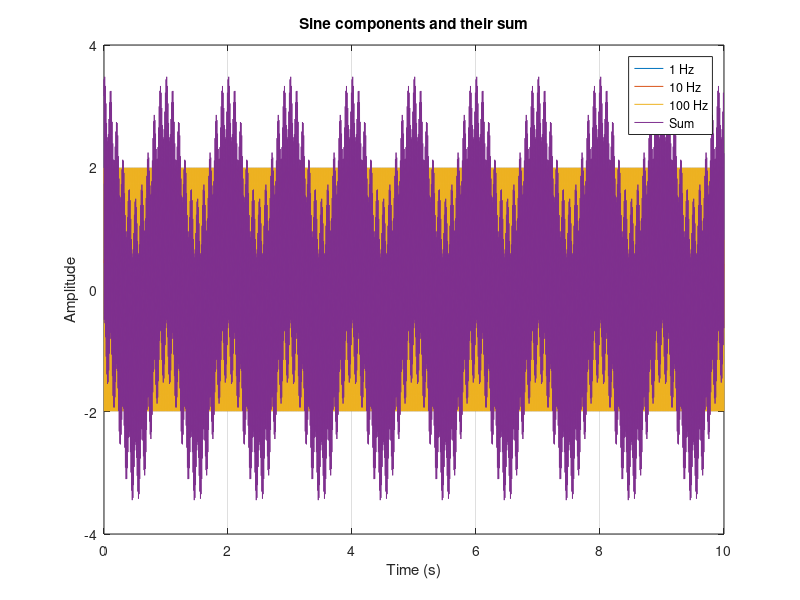

Reproduce this figure in MATLAB. (Note: this script raises an error after producing the figure.)
% Simple FFT demo: three sine waves + one-sided FFT
clear; close all; clc;

% ---- Setup: sampling ----
dt = 1e-3;
fs = 1/dt;
tf = 5;
t = 0:dt:10-dt;  % Time vector for 1 second duration
L = length(t);  % Length of the signal
Fs = fs;        % Sampling frequency
% ---- Signals: three sines ----
A1 = 1.0; f1 = 1;      s1 = A1*sin(2*pi*f1*t + pi/2);
A2 = 0.5; f2 = 10;     s2 = A2*sin(2*pi*f2*t + pi /3);
A3 = 2.0; f3 = 100;    s3 = A3*sin(2*pi*f3*t + pi /3);

x = s1 + s2 + s3;      % summed signal

% ---- Plot time-domain signals ----
figure('Name','Time-domain signals','NumberTitle','off');
plot(t, s1, 'DisplayName','1 Hz'); hold on;
plot(t, s2, 'DisplayName','10 Hz');
plot(t, s3, 'DisplayName','100 Hz');
plot(t, x, 'DisplayName','Sum'); hold off;
xlabel('Time (s)'); ylabel('Amplitude');
title('Sine components and their sum');
legend('Location','best'); grid on;

[f, P1] = calcFFT(t, x);

figure('Name','One-sided amplitude spectrum','NumberTitle','off');
plot(f, P1, 'Marker','none');
xlabel('Frequency (Hz)'); ylabel('|X(f)|');
title('One-sided FFT of summed signal');
xlim([0 150]); grid on;